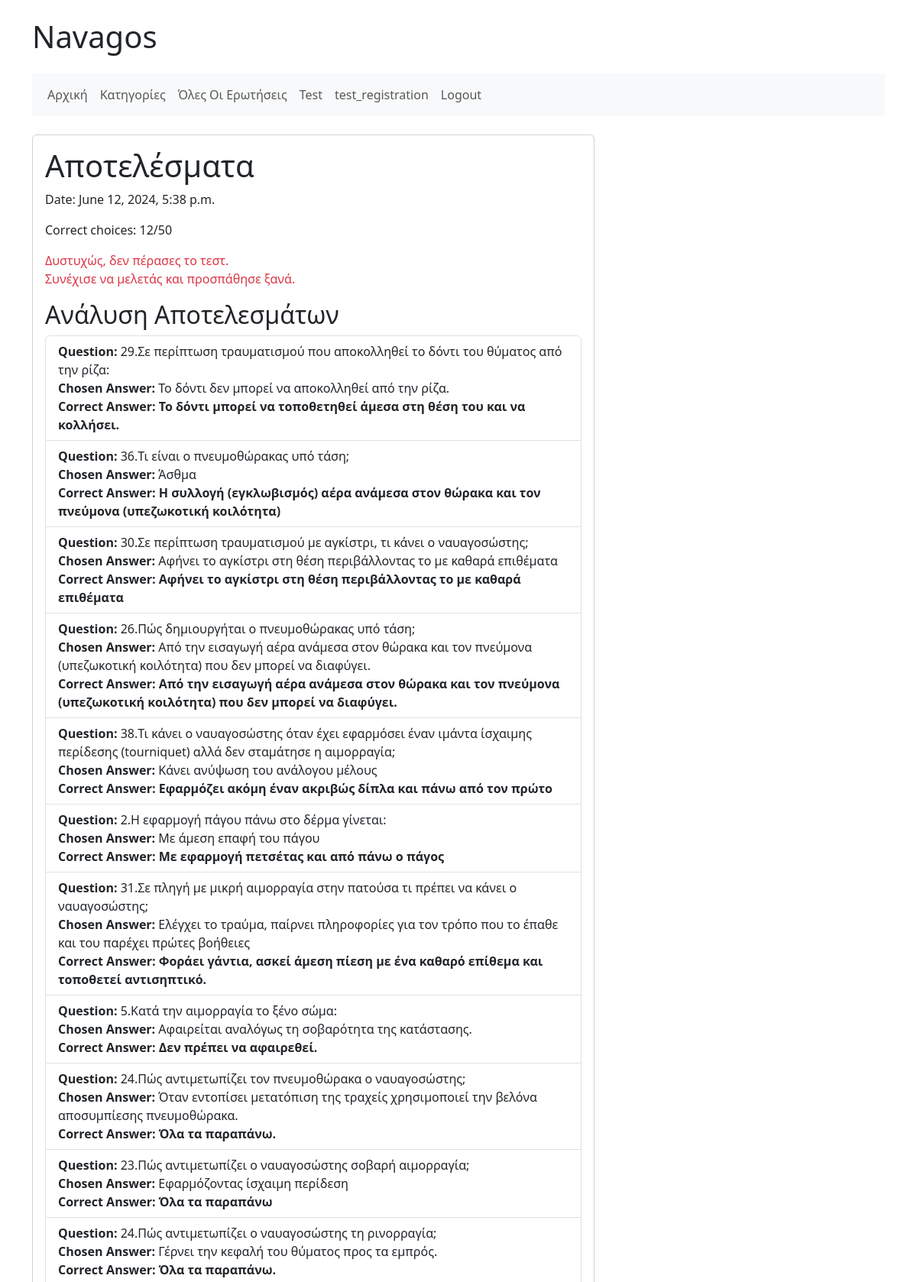
Page /results/ (signed in, upper part) on the committed database.
### navagos_main/models.py (models this page shows, shortened)
class Test(models.Model):
    user = models.ForeignKey(User, on_delete=models.CASCADE)
    test_datetime = models.DateTimeField(auto_now_add=True)
    correct_answers = models.IntegerField() # The number of correct answers the user provided in the test.
    pass_fail = models.BooleanField()

class Question(models.Model):
    question_text = models.TextField()
    category = models.ForeignKey(Category, on_delete=models.CASCADE, default=None, null = True)

class Answer(models.Model):
    question = models.ForeignKey(Question, on_delete=models.CASCADE, default=None)
    answer_text = models.TextField()

### navagos_main/views.py (the view)
# urls.py: path('results/', views.results, name='results'),
@login_required
def results(request):
    latest_test = Test.objects.filter(user=request.user).order_by('-test_datetime').first()
    if latest_test is None:
        return render(request, 'navagosmain/results.html', {'message': 'No test found for the current user.'})
    test_questions = TestQuestion.objects.filter(test = latest_test).select_related('question','chosen_answer')
    question_data = []
    for test_question in test_questions:
        correct_answer = QuestionAnswer.objects.filter(question=test_question.question, value=True).first()
        question_info = {
            'question_text': test_question.question.question_text,
            'chosen_answer': test_question.chosen_answer.answer_text if test_question.chosen_answer else 'No answer selected',
            'correct_answer': correct_answer.answer.answer_text if correct_answer else 'No correct answer'
        }
        question_data.append(question_info)
    context = {'latest_test': latest_test, 'question_data': question_data}
    return render(request, 'navagos_main/results.html', context)

### navagos_main/templates/navagos_main/results.html
{% extends 'navagos_main/base.html' %}
{% block content %}
<div class="card">
  <div class="card-body">
    {% if latest_test %}
      <h1 class="card-title">Αποτελέσματα</h1>
      <p>Date: {{ latest_test.test_datetime }}</p>
      <p>Correct choices: {{ latest_test.correct_answers }}/50</p>
      {% if latest_test.pass_fail %}
        <p class="text-success">Επιτυχία</p>
      {% else %}
        <p class="text-danger">Δυστυχώς, δεν πέρασες το τεστ.</br> Συνέχισε να μελετάς και προσπάθησε ξανά.</p>
      {% endif %}
      <h2>Ανάλυση Αποτελεσμάτων</h2>
      <ul class="list-group">
        {% for question in question_data %}
          <li class="list-group-item">
            <strong>Question:</strong> {{ question.question_text }}<br>
            <strong>Chosen Answer:</strong> {{ question.chosen_answer }}<br>
            <strong>Correct Answer: {{ question.correct_answer }}</strong><br>
          </li>
        {% endfor %}
      </ul>
    {% else %}
      <p>{{ message }}</p>
    {% endif %}
  </div>
</div>
{% endblock content %}

### navagos_main/templates/navagos_main/base.html (shortened to what this page needs)
<!doctype html>
<html lang="en">
<head>
  <link href="https://cdn.jsdelivr.net/npm/bootstrap@5.3.3/dist/css/bootstrap.min.css" rel="stylesheet">
</head>
<body>
<div class="container">
  <h1 class="my-4">Navagos</h1>
  <nav class="navbar navbar-expand-lg navbar-light bg-light mb-4">
    <div class="container-fluid">
      <div class="collapse navbar-collapse" id="navbarNav">
        <ul class="navbar-nav">
          {% if user.is_authenticated %}
            <li class="nav-item">
              <a class="nav-link" href="{% url 'navagos_main:index' %}">Αρχική</a>
            </li>
            <li class="nav-item">
              <a class="nav-link" href="{% url 'navagos_main:categories' %}">Κατηγορίες</a>
            </li>
            <li class="nav-item">
              <a class="nav-link" href="{% url 'navagos_main:questions' %}">Όλες Οι Ερωτήσεις</a>
            </li>
            <li class="nav-item">
              <a class="nav-link" href="{% url 'navagos_main:test' %}">Test</a>
            </li>
            <li class="nav-item">
              <a class="nav-link" href="{% url 'navagos_main:account' %}">{{ user.username }}</a>
            </li>
            <li class="nav-item">
              <a class="nav-link" href="{% url 'navagos_auth_app:logout' %}">Logout</a>
            </li>
          {% endif %}
        </ul>
      </div>
    </div>
  </nav>
  <div class="row">
    <div class="col-md-8">
      {% block content %}
      {% endblock %}
    </div>
    <div class="col-md-4">
    </div>
  </div>
</div>
</body>
</html>

### rows in the picture
Test: test_datetime "June 12, 2024, 5:38 p.m.", correct_answers "12"
Question: question_text "29.Σε περίπτωση τραυματισμού που αποκολληθεί το δόντι του θύματος από την ρίζα:"
Answer: chosen_answer "Το δόντι δεν μπορεί να αποκολληθεί από την ρίζα."
Answer: correct_answer "Το δόντι μπορεί να τοποθετηθεί άμεσα στη θέση του και να κολλήσει."
Question: question_text "36.Τι είναι ο πνευμοθώρακας υπό τάση;"
Answer: chosen_answer "Άσθμα"
Answer: correct_answer "Η συλλογή (εγκλωβισμός) αέρα ανάμεσα στον θώρακα και τον πνεύμονα (υπεζωκοτική κοιλότητα)"
Question: question_text "30.Σε περίπτωση τραυματισμού με αγκίστρι, τι κάνει ο ναυαγοσώστης;"
Answer: chosen_answer "Αφήνει το αγκίστρι στη θέση περιβάλλοντας το με καθαρά επιθέματα", correct_answer "Αφήνει το αγκίστρι στη θέση περιβάλλοντας το με καθαρά επιθέματα"
Question: question_text "26.Πώς δημιουργήται ο πνευμοθώρακας υπό τάση;"
Answer: chosen_answer "Από την εισαγωγή αέρα ανάμεσα στον θώρακα και τον πνεύμονα (υπεζωκοτική κοιλότητα) που δεν μπορεί να διαφύγει.", correct_answer "Από την εισαγωγή αέρα ανάμεσα στον θώρακα και τον πνεύμονα (υπεζωκοτική κοιλότητα) που δεν μπορεί να διαφύγει."
Question: question_text "38.Τι κάνει ο ναυαγοσώστης όταν έχει εφαρμόσει έναν ιμάντα ίσχαιμης περίδεσης (tourniquet) αλλά δεν σταμάτησε η αιμορραγία;"
Answer: chosen_answer "Κάνει ανύψωση του ανάλογου μέλους"
Answer: correct_answer "Εφαρμόζει ακόμη έναν ακριβώς δίπλα και πάνω από τον πρώτο"
Question: question_text "2.Η εφαρμογή πάγου πάνω στο δέρμα γίνεται:"
Answer: chosen_answer "Με άμεση επαφή του πάγου"
Answer: correct_answer "Με εφαρμογή πετσέτας και από πάνω ο πάγος"
Question: question_text "31.Σε πληγή με μικρή αιμορραγία στην πατούσα τι πρέπει να κάνει ο ναυαγοσώστης;"
Answer: chosen_answer "Ελέγχει το τραύμα, παίρνει πληροφορίες για τον τρόπο που το έπαθε και του παρέχει πρώτες βοήθειες"
Answer: correct_answer "Φοράει γάντια, ασκεί άμεση πίεση με ένα καθαρό επίθεμα και τοποθετεί αντισηπτικό."
Question: question_text "5.Κατά την αιμορραγία το ξένο σώμα:"
Answer: chosen_answer "Αφαιρείται αναλόγως τη σοβαρότητα της κατάστασης."
Answer: correct_answer "Δεν πρέπει να αφαιρεθεί."
Question: question_text "24.Πώς αντιμετωπίζει τον πνευμοθώρακα ο ναυαγοσώστης;"
Answer: chosen_answer "Όταν εντοπίσει μετατόπιση της τραχείς χρησιμοποιεί την βελόνα αποσυμπίεσης πνευμοθώρακα."
Answer: correct_answer "Όλα τα παραπάνω."
Question: question_text "23.Πώς αντιμετωπίζει ο ναυαγοσώστης σοβαρή αιμορραγία;"
Answer: chosen_answer "Εφαρμόζοντας ίσχαιμη περίδεση"
Answer: correct_answer "Όλα τα παραπάνω"
Question: question_text "24.Πώς αντιμετωπίζει ο ναυαγοσώστης τη ρινορραγία;"
Answer: chosen_answer "Γέρνει την κεφαλή του θύματος προς τα εμπρός."
Answer: correct_answer "Όλα τα παραπάνω."

### other values in the picture
{{ user.username }} "test_registration"
